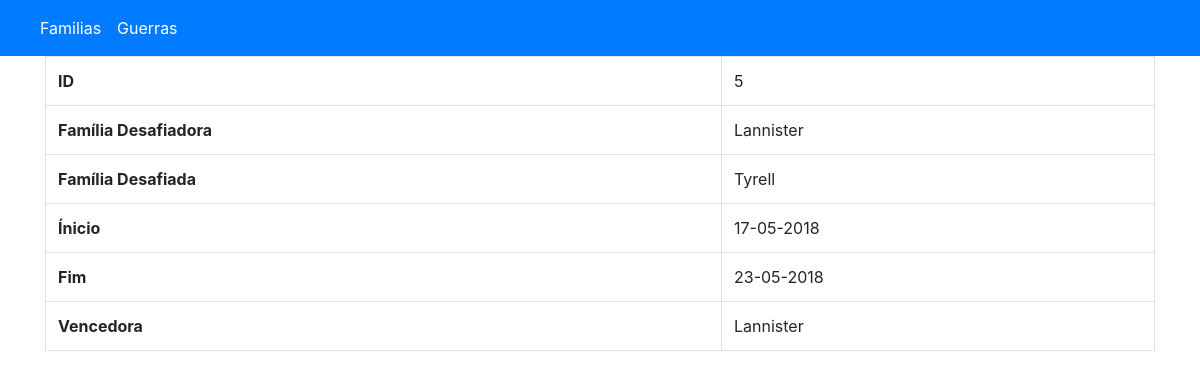
The app's page /wars/read/5 with its own data.
### tables this page shows
CREATE TABLE `wars` (
  `id` int(11) NOT NULL AUTO_INCREMENT,
  `date_start` datetime NOT NULL,
  `date_end` datetime NOT NULL,
  `family_id_challenging` int(11) NOT NULL,
  `family_id_challenged` int(11) NOT NULL,
  `family_id_winner` int(11) NOT NULL,
  PRIMARY KEY (`id`)
);

CREATE TABLE `families` (
  `id` int(11) NOT NULL AUTO_INCREMENT,
  `name` varchar(255) NOT NULL,
  `quantity_members` int(11) NOT NULL,
  PRIMARY KEY (`id`)
);

### src/Views/View.php (called while the page is built, shortened)
<?php
class View
{
    private $__viewData = [];
    public function setViewData($data)
    {
        $this->__viewData = $data;
    }
    public function getViewData()
    {
        return $this->__viewData;
    }
    public function render()
    {
        $content = $this->__layoutContent();
        extract($this->getViewData());
        include $content;
    }
    private function __layoutContent()
    {
        return VIEWS . DS . 'Layout' . DS . 'base.php';
    }
}

### src/Controllers/Controller.php (called while the page is built, shortened)
<?php
require_once 'src/Views/View.php';
abstract class Controller
{
    private $__request = null;
    private $__viewData = [];
    public function __construct(Request $request, Response $response)
    {
        $this->__request = $request;
    }
    public function render()
    {
        $url = $this->getRequest()->url();
        $view = $this->__loadView();
        $view->setPaths($url);
        $view->setViewData($this->__viewData);
        return $view->render();
    }
    private function __loadView()
    {
        return new View();
    }
    public function setViewData($key, $data)
    {
        $this->__viewData[$key] = $data;
    }
    public function getRequest()
    {
        return $this->__request;
    }
}

### src/Controllers/WarsController.php (called while the page is built, shortened)
<?php
require_once 'Controller.php';
class WarsController extends Controller
{
    public function read($id)
    {
        $war = $this->War->view($id);
        $this->render();
    }
}

### src/Router/Dispatcher.php (called while the page is built, shortened)
<?php
class Dispatcher
{
    private $__request = null;
    private $__response = null;
    public function __construct(Request $request, Response $response)
    {
        $this->__request = $request;
        $this->__response = $response;
    }
    public function dispatch()
    {
        $router = $this->__loadRouter();
        $routerParams = $router->parse();
        try {
            $controller = $this->__loadController($routerParams);
        } catch (Exception $e) {
            echo $e->getMessage();
            die;
        }
        $params = [];
        if (!empty($routerParams['params'])) {
            $params = $routerParams['params'];
        }
        $response = $controller->{$routerParams['action']}(...$params);
    }
    private function __loadRouter()
    {
        return new Router();
    }
    private function __loadController($routerParams)
    {
        return new $controllerName($this->__request, $this->__response);
    }
}

### index.php (called while the page is built, shortened)
<?php
require_once 'src/Router/Dispatcher.php';
$dispatcher = new Dispatcher(
	new Request(),
	new Response()
);
$dispatcher->dispatch();

### src/Model/Model.php (called while the page is built, shortened)
<?php
require_once 'src/Datasource/Database.php';
abstract class Model
{
    private $__connection = null;
    public function __construct()
    {
        $database = new Database();
        $this->__connection = $database->getConnection();
    }
    public function getConnection()
    {
        return $this->__connection;
    }
}

### src/Config/database.php (called while the page is built)
<?php
$databaseConfig = [
    'database' => 'test',
    'host' => 'mysql',
    'username' => 'root',
    'password' => 'root'
];

### src/Datasource/Database.php (called while the page is built, shortened)
<?php
class Database
{
    private $__connection = null;
    private function __connection()
    {
        include 'src/Config/database.php';
        try {
            $dns = "mysql:host={$databaseConfig['host']};dbname={$databaseConfig['database']}";
            $this->__connection = new PDO(
                $dns,
                $databaseConfig['username'],
                $databaseConfig['password']
            );
        } catch (PDOException $e) {
            echo $e->getMessage();
            die;
        }
    }
    public function getConnection()
    {
        return $this->__connection;
    }
}

### src/Model/War.php (called while the page is built, shortened)
<?php
require_once 'Model.php';
class War extends Model
{
    public function view($id)
    {
        $sql = "
            SELECT
                Wars.id,
                Wars.date_start,
                Wars.date_end,
                Challenging.name as ChallengingName,
                Challenged.name as ChallengedName,
                Winner.name as WinnerName
            FROM wars as Wars
            INNER JOIN families as Challenging ON Wars.family_id_challenging = Challenging.id
            INNER JOIN families as Challenged ON Wars.family_id_challenged = Challenged.id
            INNER JOIN families as Winner ON Wars.family_id_winner = Winner.id
            WHERE Wars.id = :id
        ";
        $statement = $this->getConnection()->prepare($sql);
        $statement->execute(['id' => $id]);
        return $statement->fetch(PDO::FETCH_ASSOC);
    }
}

### src/Views/Wars/read.php (the view, shortened to what this page needs)
<div class="container">
    <div class="row">
            <div class="col-12 col-xs-12 col-sm-12 col-md-12 col-lg-12">
                <table class="table table-bordered">
                    <tbody>
                        <tr>
                            <td><strong>ID</strong></td>
                            <td><?= $war['id']; ?></td>
                        </tr>
                        <tr>
                            <td><strong>Família Desafiadora</strong></td>
                            <td><?= $war['ChallengingName']; ?></td>
                        </tr>
                        <tr>
                            <td><strong>Família Desafiada</strong></td>
                            <td><?= $war['ChallengedName']; ?></td>
                        </tr>
                        <tr>
                            <td><strong>Ínicio</strong></td>
                            <td><?= date('d-m-Y', strtotime($war['date_start'])); ?></td>
                        </tr>
                        <tr>
                            <td><strong>Fim</strong></td>
                            <td><?= date('d-m-Y', strtotime($war['date_end'])); ?></td>
                        </tr>
                        <tr>
                            <td><strong>Vencedora</strong></td>
                            <td><?= $war['WinnerName']; ?></td>
                        </tr>
                    </tbody>
                </table>
            </div>
        </div>
    </div>

### records on screen
wars: id "5", families.name "Lannister", families.name "Tyrell", date_start "17-05-2018", date_end "23-05-2018"
